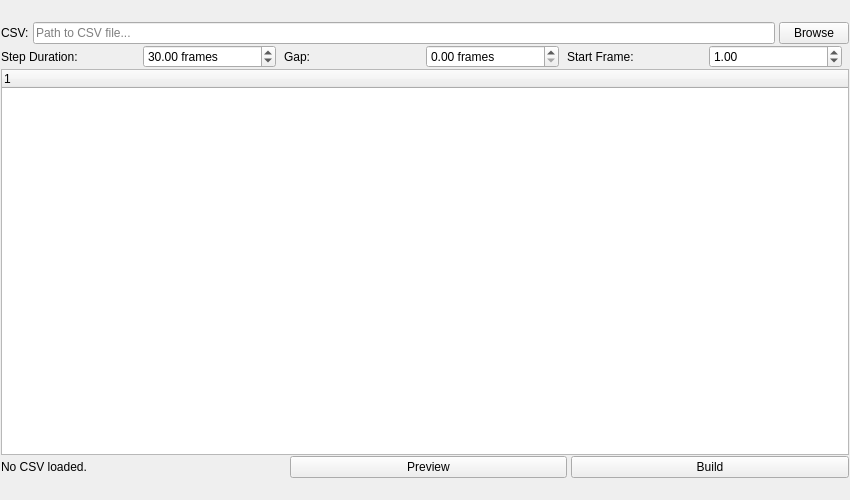
<?xml version="1.0" encoding="UTF-8"?>
<ui version="4.0">
 <class>scene_builder</class>
 <widget class="QMainWindow" name="scene_builder">
  <property name="geometry">
   <rect>
    <x>0</x>
    <y>0</y>
    <width>850</width>
    <height>500</height>
   </rect>
  </property>
  <widget class="QWidget" name="centralwidget">
   <layout class="QVBoxLayout" name="verticalLayout">
    <property name="spacing">
     <number>1</number>
    </property>
    <property name="leftMargin">
     <number>1</number>
    </property>
    <property name="topMargin">
     <number>1</number>
    </property>
    <property name="rightMargin">
     <number>1</number>
    </property>
    <property name="bottomMargin">
     <number>1</number>
    </property>
    <item>
     <widget class="Header" name="header" native="true">
      <property name="minimumSize">
       <size>
        <width>0</width>
        <height>20</height>
       </size>
      </property>
      <property name="maximumSize">
       <size>
        <width>16777215</width>
        <height>20</height>
       </size>
      </property>
      <property name="font">
       <font>
        <weight>75</weight>
        <bold>true</bold>
       </font>
      </property>
      <property name="text" stdset="0">
       <string>SCENE BUILDER</string>
      </property>
     </widget>
    </item>
    <!-- File picker row -->
    <item>
     <layout class="QHBoxLayout" name="file_layout">
      <property name="spacing">
       <number>4</number>
      </property>
      <item>
       <widget class="QLabel" name="lbl_file">
        <property name="text">
         <string>CSV:</string>
        </property>
       </widget>
      </item>
      <item>
       <widget class="LineEdit" name="txt_csv_path">
        <property name="sizePolicy">
         <sizepolicy hsizetype="Expanding" vsizetype="Fixed">
          <horstretch>1</horstretch>
          <verstretch>0</verstretch>
         </sizepolicy>
        </property>
        <property name="placeholderText">
         <string>Path to CSV file...</string>
        </property>
        <property name="readOnly">
         <bool>true</bool>
        </property>
       </widget>
      </item>
      <item>
       <widget class="PushButton" name="b001">
        <property name="text">
         <string>Browse</string>
        </property>
        <property name="maximumSize">
         <size>
          <width>70</width>
          <height>16777215</height>
         </size>
        </property>
       </widget>
      </item>
     </layout>
    </item>
    <!-- Settings row -->
    <item>
     <layout class="QHBoxLayout" name="settings_layout">
      <property name="spacing">
       <number>8</number>
      </property>
      <item>
       <widget class="QLabel" name="lbl_duration">
        <property name="text">
         <string>Step Duration:</string>
        </property>
       </widget>
      </item>
      <item>
       <widget class="DoubleSpinBox" name="spn_duration">
        <property name="minimum">
         <double>1.000000000000000</double>
        </property>
        <property name="maximum">
         <double>9999.000000000000000</double>
        </property>
        <property name="value">
         <double>30.000000000000000</double>
        </property>
        <property name="suffix">
         <string> frames</string>
        </property>
       </widget>
      </item>
      <item>
       <widget class="QLabel" name="lbl_gap">
        <property name="text">
         <string>Gap:</string>
        </property>
       </widget>
      </item>
      <item>
       <widget class="DoubleSpinBox" name="spn_gap">
        <property name="minimum">
         <double>0.000000000000000</double>
        </property>
        <property name="maximum">
         <double>999.000000000000000</double>
        </property>
        <property name="value">
         <double>0.000000000000000</double>
        </property>
        <property name="suffix">
         <string> frames</string>
        </property>
       </widget>
      </item>
      <item>
       <widget class="QLabel" name="lbl_start">
        <property name="text">
         <string>Start Frame:</string>
        </property>
       </widget>
      </item>
      <item>
       <widget class="DoubleSpinBox" name="spn_start_frame">
        <property name="minimum">
         <double>-99999.000000000000000</double>
        </property>
        <property name="maximum">
         <double>99999.000000000000000</double>
        </property>
        <property name="value">
         <double>1.000000000000000</double>
        </property>
       </widget>
      </item>
      <item>
       <spacer name="settings_spacer">
        <property name="orientation">
         <enum>Qt::Horizontal</enum>
        </property>
       </spacer>
      </item>
     </layout>
    </item>
    <!-- Steps table -->
    <item>
     <widget class="TreeWidget" name="tbl_steps">
      <property name="sizePolicy">
       <sizepolicy hsizetype="Expanding" vsizetype="Expanding">
        <horstretch>0</horstretch>
        <verstretch>1</verstretch>
       </sizepolicy>
      </property>
     </widget>
    </item>
    <!-- Action buttons -->
    <item>
     <layout class="QHBoxLayout" name="action_layout">
      <property name="spacing">
       <number>4</number>
      </property>
      <item>
       <widget class="QLabel" name="lbl_summary">
        <property name="text">
         <string>No CSV loaded.</string>
        </property>
       </widget>
      </item>
      <item>
       <spacer name="action_spacer">
        <property name="orientation">
         <enum>Qt::Horizontal</enum>
        </property>
       </spacer>
      </item>
      <item>
       <widget class="PushButton" name="b002">
        <property name="text">
         <string>Preview</string>
        </property>
       </widget>
      </item>
      <item>
       <widget class="PushButton" name="b003">
        <property name="text">
         <string>Build</string>
        </property>
       </widget>
      </item>
     </layout>
    </item>
    <item>
     <widget class="Footer" name="footer" native="true">
      <property name="minimumSize">
       <size>
        <width>0</width>
        <height>20</height>
       </size>
      </property>
      <property name="maximumSize">
       <size>
        <width>16777215</width>
        <height>20</height>
       </size>
      </property>
     </widget>
    </item>
   </layout>
  </widget>
 </widget>
 <customwidgets>
  <customwidget>
   <class>Header</class>
   <extends>QWidget</extends>
   <header>uitk.widgets.header</header>
  </customwidget>
  <customwidget>
   <class>Footer</class>
   <extends>QWidget</extends>
   <header>uitk.widgets.footer</header>
  </customwidget>
  <customwidget>
   <class>LineEdit</class>
   <extends>QLineEdit</extends>
   <header>uitk.widgets.lineEdit</header>
  </customwidget>
  <customwidget>
   <class>PushButton</class>
   <extends>QPushButton</extends>
   <header>uitk.widgets.pushButton</header>
  </customwidget>
  <customwidget>
   <class>DoubleSpinBox</class>
   <extends>QDoubleSpinBox</extends>
   <header>uitk.widgets.doubleSpinBox</header>
  </customwidget>
  <customwidget>
   <class>TreeWidget</class>
   <extends>QTreeWidget</extends>
   <header>uitk.widgets.treeWidget</header>
  </customwidget>
 </customwidgets>
 <resources/>
 <connections/>
</ui>
